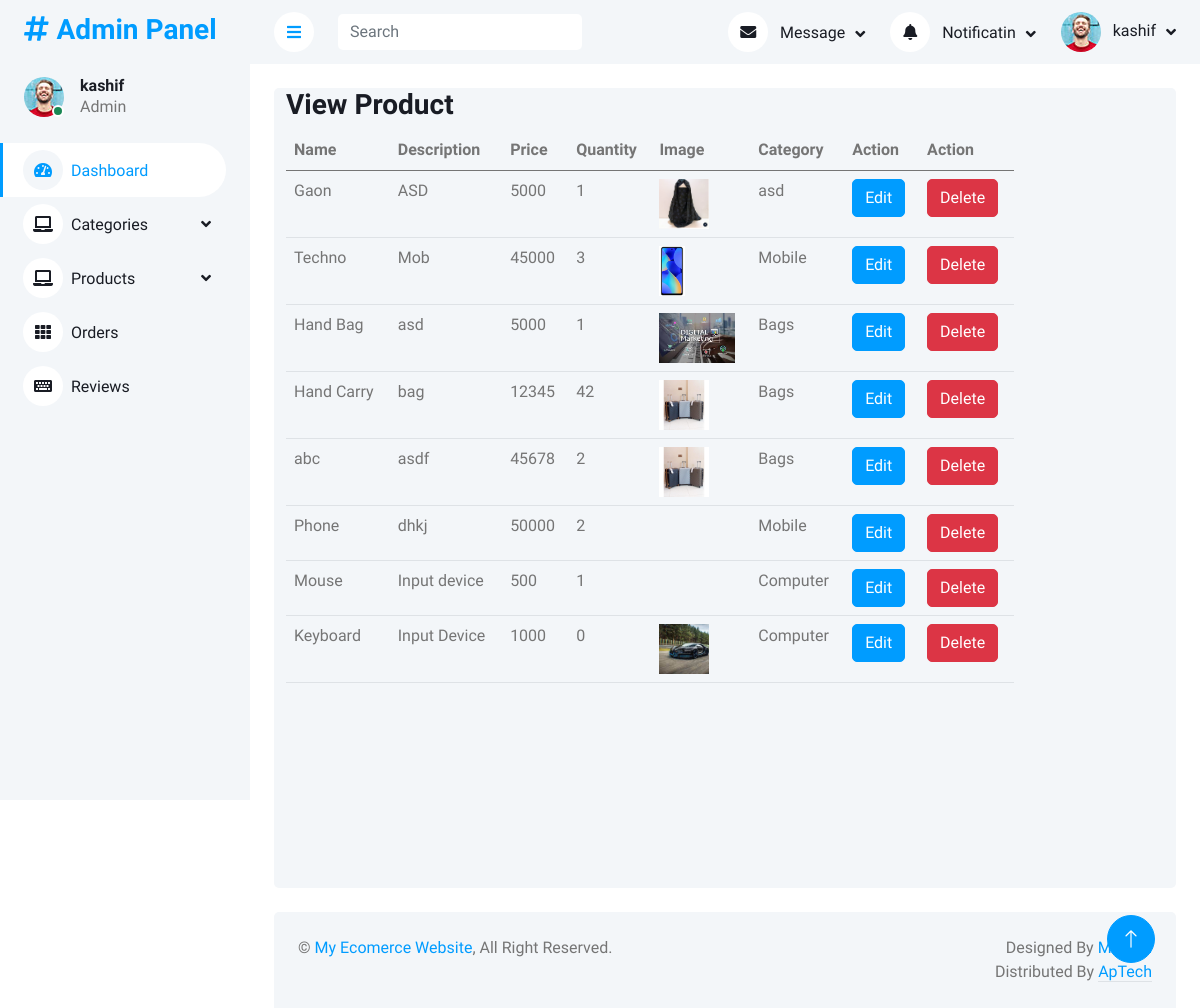
The page /AdminPanel/viewProduct.php (signed in) on the database its author committed.
### tables this page shows
CREATE TABLE `products` (
  `id` int(11) NOT NULL,
  `name` varchar(200) NOT NULL,
  `description` varchar(200) NOT NULL,
  `price` int(11) NOT NULL,
  `quantity` int(11) NOT NULL,
  `image` varchar(500) NOT NULL,
  `catid` int(11) NOT NULL,
  `procid` varchar(200) DEFAULT NULL
);

CREATE TABLE `categories` (
  `id` int(11) NOT NULL,
  `Name` varchar(200) DEFAULT NULL,
  `Description` varchar(500) NOT NULL,
  `image` varchar(300) NOT NULL
);

### AdminPanel/viewProduct.php (the view)
<?php
include('query.php');
include('header.php');
?>
            <div class="container-fluid pt-4 px-4">
                <div class="row vh-100 bg-light rounded mx-0">
                    <div class="col-md-10">
                        <h3>View Product</h3>
                            <table class="table">
                                <thead>
                                    <tr>
                                        <th>Name</th>
                                        <th>Description</th>
                                        <th>Price</th>
                                        <th>Quantity</th>
                                        <th>Image</th>
                                        <th>Category</th>
                                        <th>Action</th>
                                        <th>Action</th>
                                    </tr>
                                </thead>
                                <tbody>
                                    <?php
                                    $query = $pdo->query("SELECT categories.Name as CatName, products.* from products join categories on categories.id = products.catid");
                                    $allProducts = $query->fetchAll(PDO::FETCH_ASSOC);
                                    foreach($allProducts as $Product){
                                    ?>
                                    <tr>
                                        <td><?php echo $Product['name'] ?></td>
                                        <td><?php echo $Product['description'] ?></td>
                                        <td><?php echo $Product['price'] ?></td>
                                        <td><?php echo $Product['quantity'] ?></td>
                                        <td> <img height="50px" src="img/<?php echo $Product['image'] ?>" alt=""> </td>
                                        <td><?php echo $Product['CatName'] ?></td>
                                        <td><a href="editProduct.php?id=<?php echo $Product['id']?>" class="btn btn-primary">Edit</a></td>
                                        <td><a href="?did=<?php echo $Product['id']?>" class="btn btn-danger">Delete</a></td>
                                    </tr>
                                   <?php
                                   }
                                   ?>
                                </tbody>
                            </table>
            </div>
            </div>
</div>
<?php
include('footer.php');
?>

### AdminPanel/css/style.css (style rules this page uses)
:root { --primary: #009CFF; --light: #F3F6F9; --dark: #191C24; }
.btn { transition: .5s; }
.btn.btn-primary { color: #FFFFFF; }

### rows shown on the page
products: name "Gaon", description "ASD", price "5000", quantity "1", image (picture), catid.Name "asd"
products: name "Techno", description "Mob", price "45000", quantity "3", image (picture), catid.Name "Mobile"
products: name "Hand Bag", description "asd", price "5000", quantity "1", image (picture), catid.Name "Bags"
products: name "Hand Carry", description "bag", price "12345", quantity "42", image (picture), catid.Name "Bags"
products: name "abc", description "asdf", price "45678", quantity "2", image (picture), catid.Name "Bags"
products: name "Phone", description "dhkj", price "50000", quantity "2", catid.Name "Mobile"
products: name "Mouse", description "Input device", price "500", quantity "1", catid.Name "Computer"
products: name "Keyboard", description "Input Device", price "1000", quantity "0", image (picture), catid.Name "Computer"

### other values the page prints
$_SESSION['adminname'] "kashif"
